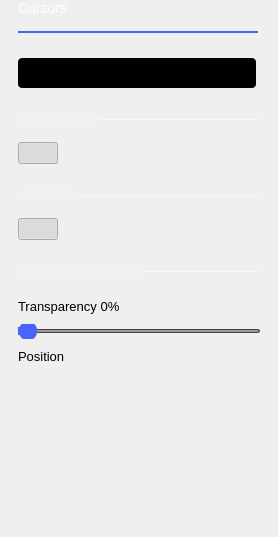
<?xml version="1.0" encoding="UTF-8"?>
<ui version="4.0">
 <class>CursorsSettings</class>
 <widget class="QWidget" name="CursorsSettings">
  <property name="geometry">
   <rect>
    <x>0</x>
    <y>0</y>
    <width>278</width>
    <height>537</height>
   </rect>
  </property>
  <property name="windowTitle">
   <string>Form</string>
  </property>
  <layout class="QVBoxLayout" name="verticalLayout">
   <property name="spacing">
    <number>0</number>
   </property>
   <property name="leftMargin">
    <number>18</number>
   </property>
   <property name="topMargin">
    <number>0</number>
   </property>
   <property name="rightMargin">
    <number>18</number>
   </property>
   <property name="bottomMargin">
    <number>0</number>
   </property>
   <item>
    <widget class="QLabel" name="label">
     <property name="sizePolicy">
      <sizepolicy hsizetype="Fixed" vsizetype="Fixed">
       <horstretch>0</horstretch>
       <verstretch>0</verstretch>
      </sizepolicy>
     </property>
     <property name="styleSheet">
      <string notr="true">	color: white;
	font-size: 14px;
	font-weight: normal;</string>
     </property>
     <property name="text">
      <string>Cursors</string>
     </property>
    </widget>
   </item>
   <item>
    <spacer name="verticalSpacer_2">
     <property name="orientation">
      <enum>Qt::Vertical</enum>
     </property>
     <property name="sizeType">
      <enum>QSizePolicy::Fixed</enum>
     </property>
     <property name="sizeHint" stdset="0">
      <size>
       <width>0</width>
       <height>15</height>
      </size>
     </property>
    </spacer>
   </item>
   <item>
    <widget class="Line" name="line">
     <property name="minimumSize">
      <size>
       <width>240</width>
       <height>2</height>
      </size>
     </property>
     <property name="maximumSize">
      <size>
       <width>240</width>
       <height>2</height>
      </size>
     </property>
     <property name="styleSheet">
      <string notr="true">border: 2px solid rgb(74, 100, 255);</string>
     </property>
     <property name="orientation">
      <enum>Qt::Horizontal</enum>
     </property>
    </widget>
   </item>
   <item>
    <layout class="QVBoxLayout" name="verticalLayout_5">
     <property name="spacing">
      <number>0</number>
     </property>
     <property name="sizeConstraint">
      <enum>QLayout::SetDefaultConstraint</enum>
     </property>
     <item>
      <spacer name="verticalSpacer_3">
       <property name="orientation">
        <enum>Qt::Vertical</enum>
       </property>
       <property name="sizeType">
        <enum>QSizePolicy::Fixed</enum>
       </property>
       <property name="sizeHint" stdset="0">
        <size>
         <width>10</width>
         <height>25</height>
        </size>
       </property>
      </spacer>
     </item>
     <item>
      <layout class="QVBoxLayout" name="verticalLayout_6">
       <property name="topMargin">
        <number>0</number>
       </property>
       <item>
        <widget class="adiscope::CustomSwitch" name="btnNormalTrack">
         <property name="enabled">
          <bool>true</bool>
         </property>
         <property name="sizePolicy">
          <sizepolicy hsizetype="Minimum" vsizetype="Fixed">
           <horstretch>0</horstretch>
           <verstretch>0</verstretch>
          </sizepolicy>
         </property>
         <property name="minimumSize">
          <size>
           <width>238</width>
           <height>30</height>
          </size>
         </property>
         <property name="styleSheet">
          <string notr="true">QPushButton {
min-height: 30px;
max-height: 30px;
min-width: 238px;
max-width: 238px;
background-color: black;
border-radius: 4px;
}

QPushButton:disabled {
background-color: qlineargradient(spread:pad, x1:0.5, y1:0, x2:0.501, y2:0, stop:0 #727273, stop:1 #141416);
}

QWidget#handle {
min-height: 30px;
max-height: 30px;
min-width: 119px;
max-width: 119px;
background-color: #4a64ff;
border-radius: 2px;
}

QWidget#handle:disabled {
background-color: #aaaaaa;
}

QLabel {
margin-top: 6px;
background-color: transparent;
line-height: 19px;
}

QLabel#on {
margin-top: 0px;
min-height:30px;
max-height:30px;
min-width:119px;
max-width:119px;
qproperty-alignment: AlignCenter AlignCenter;
margin-left: 0px;
color: white;
}

QLabel#on:disabled {
color: rgba(255,255,255,102);
}

QLabel#off {
margin-top: 0px;
min-height:30px;
max-height:30px;
min-width:119px;
max-width:119px;
margin-left: 119px;
color: white;
qproperty-alignment: AlignCenter AlignCenter;
}

QLabel#off:disabled {
color: rgba(255,255,255,51);
}
</string>
         </property>
         <property name="text">
          <string/>
         </property>
         <property name="checkable">
          <bool>true</bool>
         </property>
         <property name="checked">
          <bool>true</bool>
         </property>
         <property name="flat">
          <bool>false</bool>
         </property>
         <property name="leftText" stdset="0">
          <string>Normal</string>
         </property>
         <property name="rightText" stdset="0">
          <string>Track</string>
         </property>
         <property name="duration_ms" stdset="0">
          <string>0</string>
         </property>
        </widget>
       </item>
      </layout>
     </item>
     <item>
      <spacer name="verticalSpacer_7">
       <property name="orientation">
        <enum>Qt::Vertical</enum>
       </property>
       <property name="sizeType">
        <enum>QSizePolicy::Fixed</enum>
       </property>
       <property name="sizeHint" stdset="0">
        <size>
         <width>20</width>
         <height>15</height>
        </size>
       </property>
      </spacer>
     </item>
     <item>
      <layout class="QHBoxLayout" name="horizontalLayout_4">
       <property name="topMargin">
        <number>10</number>
       </property>
       <item>
        <widget class="QLabel" name="label_2">
         <property name="sizePolicy">
          <sizepolicy hsizetype="Fixed" vsizetype="Fixed">
           <horstretch>0</horstretch>
           <verstretch>0</verstretch>
          </sizepolicy>
         </property>
         <property name="styleSheet">
          <string notr="true">QLabel {
		font-size: 12px;
		color: rgba(255, 255, 255, 70);
	}</string>
         </property>
         <property name="text">
          <string>HORIZONTAL </string>
         </property>
        </widget>
       </item>
       <item>
        <widget class="Line" name="line_2">
         <property name="minimumSize">
          <size>
           <width>0</width>
           <height>1</height>
          </size>
         </property>
         <property name="maximumSize">
          <size>
           <width>16777215</width>
           <height>1</height>
          </size>
         </property>
         <property name="styleSheet">
          <string notr="true">border: 1px solid rgba(255, 255, 255, 70);</string>
         </property>
         <property name="orientation">
          <enum>Qt::Horizontal</enum>
         </property>
        </widget>
       </item>
      </layout>
     </item>
     <item>
      <spacer name="verticalSpacer_10">
       <property name="orientation">
        <enum>Qt::Vertical</enum>
       </property>
       <property name="sizeType">
        <enum>QSizePolicy::Fixed</enum>
       </property>
       <property name="sizeHint" stdset="0">
        <size>
         <width>0</width>
         <height>15</height>
        </size>
       </property>
      </spacer>
     </item>
    </layout>
   </item>
   <item>
    <layout class="QVBoxLayout" name="verticalLayout_3">
     <property name="spacing">
      <number>6</number>
     </property>
     <item>
      <layout class="QHBoxLayout" name="horizontalLayout">
       <property name="topMargin">
        <number>0</number>
       </property>
       <item>
        <widget class="adiscope::CustomSwitch" name="hCursorsEnable">
         <property name="checkable">
          <bool>true</bool>
         </property>
         <property name="checked">
          <bool>true</bool>
         </property>
        </widget>
       </item>
       <item>
        <spacer name="horizontalSpacer">
         <property name="orientation">
          <enum>Qt::Horizontal</enum>
         </property>
         <property name="sizeHint" stdset="0">
          <size>
           <width>40</width>
           <height>20</height>
          </size>
         </property>
        </spacer>
       </item>
      </layout>
     </item>
    </layout>
   </item>
   <item>
    <layout class="QGridLayout" name="gridLayout_2">
     <property name="horizontalSpacing">
      <number>0</number>
     </property>
     <item row="1" column="0">
      <widget class="QLabel" name="label_3">
       <property name="sizePolicy">
        <sizepolicy hsizetype="Fixed" vsizetype="Fixed">
         <horstretch>0</horstretch>
         <verstretch>0</verstretch>
        </sizepolicy>
       </property>
       <property name="styleSheet">
        <string notr="true">QLabel {
		font-size: 12px;
		color: rgba(255, 255, 255, 70);
	}</string>
       </property>
       <property name="text">
        <string>VERTICAL </string>
       </property>
      </widget>
     </item>
     <item row="0" column="0" colspan="2">
      <spacer name="verticalSpacer_5">
       <property name="orientation">
        <enum>Qt::Vertical</enum>
       </property>
       <property name="sizeType">
        <enum>QSizePolicy::Fixed</enum>
       </property>
       <property name="sizeHint" stdset="0">
        <size>
         <width>0</width>
         <height>25</height>
        </size>
       </property>
      </spacer>
     </item>
     <item row="2" column="0" colspan="2">
      <spacer name="verticalSpacer_4">
       <property name="orientation">
        <enum>Qt::Vertical</enum>
       </property>
       <property name="sizeType">
        <enum>QSizePolicy::Fixed</enum>
       </property>
       <property name="sizeHint" stdset="0">
        <size>
         <width>0</width>
         <height>15</height>
        </size>
       </property>
      </spacer>
     </item>
     <item row="1" column="1">
      <widget class="Line" name="line_3">
       <property name="minimumSize">
        <size>
         <width>0</width>
         <height>1</height>
        </size>
       </property>
       <property name="maximumSize">
        <size>
         <width>16777215</width>
         <height>1</height>
        </size>
       </property>
       <property name="styleSheet">
        <string notr="true">border: 1px solid rgba(255, 255, 255, 70);</string>
       </property>
       <property name="orientation">
        <enum>Qt::Horizontal</enum>
       </property>
      </widget>
     </item>
    </layout>
   </item>
   <item>
    <layout class="QVBoxLayout" name="verticalLayout_4">
     <property name="spacing">
      <number>10</number>
     </property>
     <item>
      <layout class="QHBoxLayout" name="horizontalLayout_2">
       <property name="topMargin">
        <number>0</number>
       </property>
       <item>
        <widget class="adiscope::CustomSwitch" name="vCursorsEnable">
         <property name="checkable">
          <bool>true</bool>
         </property>
         <property name="checked">
          <bool>true</bool>
         </property>
        </widget>
       </item>
       <item>
        <spacer name="horizontalSpacer_2">
         <property name="orientation">
          <enum>Qt::Horizontal</enum>
         </property>
         <property name="sizeHint" stdset="0">
          <size>
           <width>40</width>
           <height>20</height>
          </size>
         </property>
        </spacer>
       </item>
      </layout>
     </item>
    </layout>
   </item>
   <item>
    <layout class="QVBoxLayout" name="verticalLayout_2">
     <property name="leftMargin">
      <number>0</number>
     </property>
     <property name="topMargin">
      <number>0</number>
     </property>
     <property name="rightMargin">
      <number>0</number>
     </property>
    </layout>
   </item>
   <item>
    <widget class="QWidget" name="readoutsWidget" native="true">
     <property name="minimumSize">
      <size>
       <width>0</width>
       <height>20</height>
      </size>
     </property>
     <layout class="QVBoxLayout" name="readoutsLayout">
      <property name="spacing">
       <number>10</number>
      </property>
      <property name="leftMargin">
       <number>0</number>
      </property>
      <property name="topMargin">
       <number>0</number>
      </property>
      <property name="rightMargin">
       <number>0</number>
      </property>
      <property name="bottomMargin">
       <number>0</number>
      </property>
      <item>
       <spacer name="verticalSpacer_9">
        <property name="orientation">
         <enum>Qt::Vertical</enum>
        </property>
        <property name="sizeType">
         <enum>QSizePolicy::Fixed</enum>
        </property>
        <property name="sizeHint" stdset="0">
         <size>
          <width>0</width>
          <height>0</height>
         </size>
        </property>
       </spacer>
      </item>
      <item>
       <layout class="QGridLayout" name="gridLayout_5">
        <property name="topMargin">
         <number>0</number>
        </property>
        <property name="horizontalSpacing">
         <number>0</number>
        </property>
        <item row="1" column="1">
         <widget class="Line" name="line_4">
          <property name="minimumSize">
           <size>
            <width>0</width>
            <height>1</height>
           </size>
          </property>
          <property name="maximumSize">
           <size>
            <width>16777215</width>
            <height>1</height>
           </size>
          </property>
          <property name="autoFillBackground">
           <bool>false</bool>
          </property>
          <property name="styleSheet">
           <string notr="true">border: 1px solid rgba(255, 255, 255, 70);</string>
          </property>
          <property name="frameShadow">
           <enum>QFrame::Sunken</enum>
          </property>
          <property name="lineWidth">
           <number>1</number>
          </property>
          <property name="midLineWidth">
           <number>0</number>
          </property>
          <property name="orientation">
           <enum>Qt::Horizontal</enum>
          </property>
         </widget>
        </item>
        <item row="1" column="0">
         <widget class="QLabel" name="label_6">
          <property name="sizePolicy">
           <sizepolicy hsizetype="Fixed" vsizetype="Fixed">
            <horstretch>0</horstretch>
            <verstretch>0</verstretch>
           </sizepolicy>
          </property>
          <property name="styleSheet">
           <string notr="true">QLabel {
		font-size: 12px;
		color: rgba(255, 255, 255, 70);
	}</string>
          </property>
          <property name="text">
           <string>CURSOR READOUTS </string>
          </property>
         </widget>
        </item>
        <item row="2" column="0" colspan="2">
         <spacer name="verticalSpacer_11">
          <property name="orientation">
           <enum>Qt::Vertical</enum>
          </property>
          <property name="sizeType">
           <enum>QSizePolicy::Fixed</enum>
          </property>
          <property name="sizeHint" stdset="0">
           <size>
            <width>0</width>
            <height>10</height>
           </size>
          </property>
         </spacer>
        </item>
        <item row="0" column="0" colspan="2">
         <spacer name="verticalSpacer_6">
          <property name="orientation">
           <enum>Qt::Vertical</enum>
          </property>
          <property name="sizeType">
           <enum>QSizePolicy::Fixed</enum>
          </property>
          <property name="sizeHint" stdset="0">
           <size>
            <width>0</width>
            <height>25</height>
           </size>
          </property>
         </spacer>
        </item>
       </layout>
      </item>
      <item>
       <widget class="QLabel" name="transLabel">
        <property name="styleSheet">
         <string notr="true">font-size: 13px;</string>
        </property>
        <property name="text">
         <string>Transparency 0%</string>
        </property>
       </widget>
      </item>
      <item>
       <widget class="QSlider" name="horizontalSlider">
        <property name="styleSheet">
         <string notr="true">QSlider::groove {
    border: 1px solid #444444;
    height: 2px; /* the groove expands to the size of the slider by default. by giving it a height, it has a fixed size */
    background: #999999;
    margin: 2px 0;
    border-radius: 2px;
}

QSlider::handle {
    background: rgb(73, 99, 255);
    border: 0px solid;
    width: 18px;
    margin: -8px 0; /* handle is placed by default on the contents rect of the groove. Expand outside the groove */
    border-radius: 8px;
}

QSlider::handle:disabled {
    background: #444444;
}

QSlider::sub-page:horizontal {
    background: #4A64FF;
}</string>
        </property>
        <property name="orientation">
         <enum>Qt::Horizontal</enum>
        </property>
       </widget>
      </item>
      <item>
       <widget class="QLabel" name="label_8">
        <property name="styleSheet">
         <string notr="true">font-size: 13px;</string>
        </property>
        <property name="text">
         <string>Position</string>
        </property>
       </widget>
      </item>
      <item>
       <layout class="QHBoxLayout" name="horizontalLayout_3">
        <property name="spacing">
         <number>0</number>
        </property>
        <property name="topMargin">
         <number>0</number>
        </property>
        <item>
         <widget class="QWidget" name="posSelect" native="true">
          <property name="sizePolicy">
           <sizepolicy hsizetype="Fixed" vsizetype="Fixed">
            <horstretch>0</horstretch>
            <verstretch>0</verstretch>
           </sizepolicy>
          </property>
          <property name="minimumSize">
           <size>
            <width>80</width>
            <height>80</height>
           </size>
          </property>
         </widget>
        </item>
       </layout>
      </item>
     </layout>
    </widget>
   </item>
   <item>
    <spacer name="verticalSpacer">
     <property name="orientation">
      <enum>Qt::Vertical</enum>
     </property>
     <property name="sizeType">
      <enum>QSizePolicy::Expanding</enum>
     </property>
     <property name="sizeHint" stdset="0">
      <size>
       <width>20</width>
       <height>40</height>
      </size>
     </property>
    </spacer>
   </item>
  </layout>
 </widget>
 <customwidgets>
  <customwidget>
   <class>adiscope::CustomSwitch</class>
   <extends>QPushButton</extends>
   <header>customSwitch.hpp</header>
  </customwidget>
 </customwidgets>
 <resources/>
 <connections/>
</ui>
